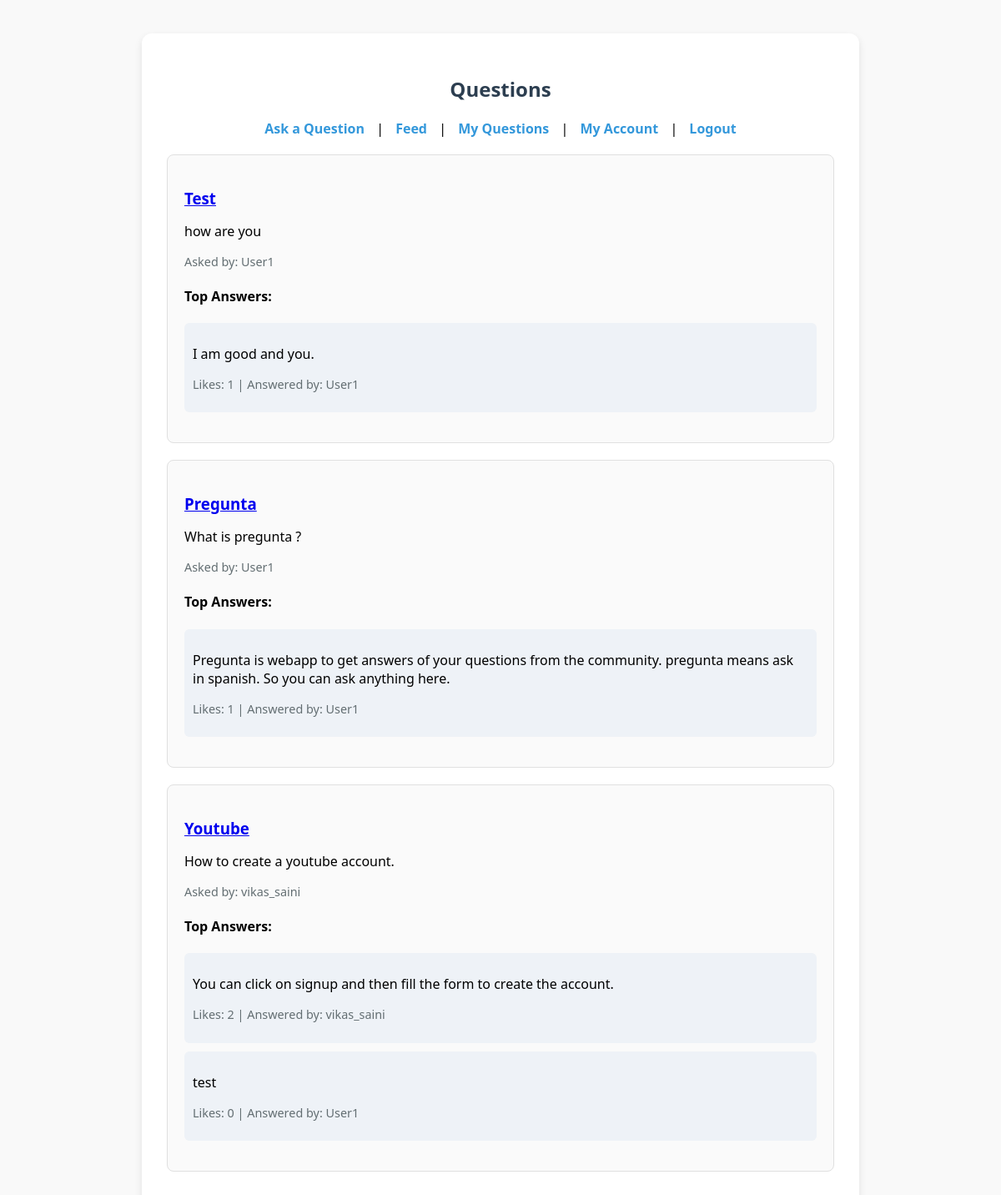
The page /feed/ (signed in) on the database its author committed.
### core/models.py (models this page shows, shortened)
class Question(models.Model):
    user = models.ForeignKey(User, on_delete=models.CASCADE)
    title = models.CharField(max_length=255)
    body = models.TextField()
    created_at = models.DateTimeField(auto_now_add=True)

class Answer(models.Model):
    user = models.ForeignKey(User, on_delete=models.CASCADE)
    question = models.ForeignKey(Question, on_delete=models.CASCADE)
    body = models.TextField()
    created_at = models.DateTimeField(auto_now_add=True)

### core/views.py (the view)
# urls.py: path('feed/', views.question_list, name='question_list'),
@login_required
def question_list(request):
    questions = (
        Question.objects
        .select_related('user')
        .prefetch_related(
            Prefetch(
                'answer_set',
                queryset=Answer.objects
                    .annotate(num_likes=Count('like'))
                    .select_related('user')
                    .order_by('-num_likes', '-created_at')[:3],
                to_attr='top_answers'
            )
        )
        .order_by('-created_at')
    )
    return render(request, 'question_list.html', {'questions': questions, 'tab': 'all'})

### core/templates/question_list.html (shortened to what this page needs)
{% extends 'base.html' %}
{% block content %}
  <h2>Questions</h2>
  <div class="auth-links">
    <a href="{% url 'ask_question' %}">Ask a Question</a> |
    <a href="{% url 'question_list' %}" {% if tab == 'all' %}style="font-weight:bold"{% endif %}>Feed</a> |
    <a href="{% url 'my_questions' %}" {% if tab == 'my' %}style="font-weight:bold"{% endif %}>My Questions</a> |
    <a href="{% url 'my_account' %}">My Account</a> |
    <a href="{% url 'logout' %}">Logout</a>
  </div>
  {% for question in questions %}
    <div class="question-card">
      <h3><a href="{% url 'question_detail' question.pk %}">{{ question.title }}</a></h3>
      <p>{{ question.body }}</p>
      <p class="likes">Asked by: {{ question.user.username }}</p>
      {% if question.top_answers %}
        <h4>Top Answers:</h4>
        <ul class="top-answers">
          {% for answer in question.top_answers %}
            <li>
              <p>{{ answer.body }}</p>
              <p class="likes">Likes: {{ answer.num_likes }} | Answered by: {{ answer.user.username }}</p>
            </li>
          {% endfor %}
        </ul>
      {% else %}
        <p>No answers yet.</p>
      {% endif %}
    </div>
  {% empty %}
    <p>No questions found.</p>
  {% endfor %}
{% endblock %}

### core/static/css/base.css (style rules this page uses)
body { font-family: 'Segoe UI', sans-serif; background-color: #f9f9f9; margin: 0; padding: 0; }
h1, h2 { text-align: center; color: #2c3e50; }
.auth-links { text-align: center; margin-bottom: 20px; }
.auth-links a { text-decoration: none; color: #3498db; font-weight: bold; margin: 0 10px; }
.likes { font-size: 0.9em; color: #636e72; }
.question-card { padding: 20px; margin: 20px 0; border: 1px solid #e0e0e0; border-radius: 8px; background-color: #fafafa; }
.question-card h3 { margin-bottom: 5px; }
.top-answers { list-style: none; padding-left: 0; margin-top: 10px; }
.top-answers li { background-color: #eef2f7; padding: 10px; margin-bottom: 10px; border-radius: 6px; }

### rows shown on the page
Question: title "Test", body "how are you", user.username "User1"
Answer: body "I am good and you.", num_likes "1", user.username "User1"
Question: title "Pregunta", body "What is pregunta ?", user.username "User1"
Answer: body "Pregunta is webapp to get answers of your questions from the community. pregunta means ask in spanish. So you can ask anything here.", num_likes "1", user.username "User1"
Question: title "Youtube", body "How to create a youtube account.", user.username "vikas_saini"
Answer: body "You can click on signup and then fill the form to create the account.", num_likes "2", user.username "vikas_saini"
Answer: body "test", num_likes "0", user.username "User1"
